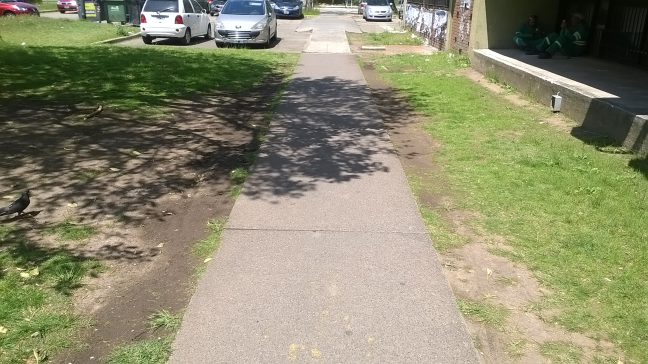
#> input picture img/ale1.png, 648 x 364 px; its folder holds 4 pictures in this run
$ python reintegrate.py
#> lines starting #> are read from the running program, lines starting #| are printed output that depends on the picture; after the words box and inside, x2 and y2 are one past the last pixel; in counts of white or black regions, pixels touching at a corner belong together; pictures that were not available may be replaced by others from this repository, and a replacement may not be noted
### utils.py
import cv2
import numpy as np
import math
from Greyscale.InvariantImageGenerator import InvariantImageGenerator


# [7 lines left out: function equalize_hist_3d, not called in this run]


def load_image(name, ext):
#> called with name = 'ale1', ext = 'png'
    img = cv2.imread('img/' + name + "." + ext)
#> img is the input picture: shape (364, 648, 3); mean B, G, R 110.5, 139.1, 140.5
    show_image('Original image', img)
    return img


def load_L1CI_image(name, ext, color_mode=cv2.IMREAD_UNCHANGED):
    img = cv2.imread('img/out/' + name + '/out_L1_Chromacity_invariant.' + ext, color_mode)
    return img


def show_image(name, img):
    cv2.namedWindow(name, cv2.WINDOW_NORMAL)
    cv2.imshow(name, img)


def show_and_save(param, name, ext, img, fact=1):
    cv2.namedWindow(param, cv2.WINDOW_NORMAL)
    cv2.imshow(param, img)
    cv2.imwrite('img/out/' + name + '/out_' + param + '.' + ext, img * fact)


def mono_image(width, height):
    return [[np.int64(0) for j in xrange(width)] for j in xrange(height)]


# [60 lines left out: functions adapt_to_range, entropy, get_extralight, not called in this run]

### reintegrate.py
import cv2
import numpy as np
from settings import settings
from utils import show_and_save, load_L1CI_image, load_image, equalize_hist_3d


def reintegrate(lci, name, ext, img):

    #  lci_eq = equalize_hist_3d(lci)
    #  show_and_save('LCI_EQ', name, ext, lci_eq)

    # L1 EQ edges
#> called with name = 'ale1', ext = 'png'
    tmin2 = 30
    tmax2 = 50
    edges_L1 = cv2.Canny(lci, tmin2, tmax2)
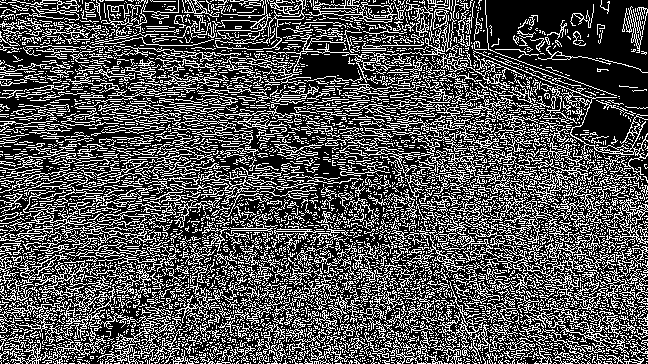
#> edges_L1: shape (364, 648); 32.1% white in thin lines or dots
    #
    #PRINT Edges_L1_EQ_mshft edges
    show_and_save('Edges_L1', name, ext, edges_L1)

    #+++++++++++++++++++++++++++++

    kernel = np.ones((8,8),np.uint8)
    dilated_edges = cv2.dilate(edges_L1, kernel, iterations=1)
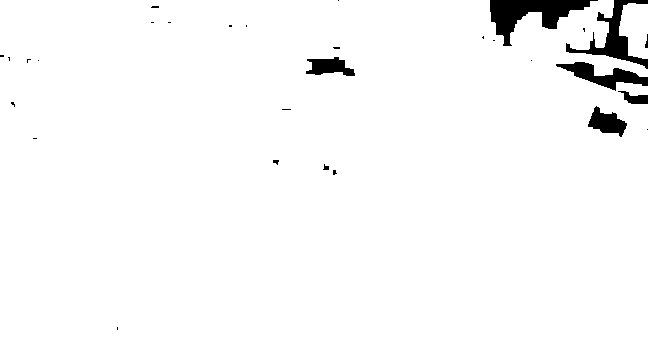
#> dilated_edges: shape (364, 648); 97.4% white; 30 black regions (21 under 20 px), largest, box (x1, y1, x2, y2) and area: (490, 0, 598, 46) 2086, (566, 0, 648, 69) 1421, (556, 62, 648, 91) 1039
    show_and_save('Dilated_L1', name, ext, dilated_edges)

    #-------------------------------------------------
    #
    #MEAN SHIFTED ORIGINAL---------------------
    sp = 25
    sr = 50
    msft_original=cv2.pyrMeanShiftFiltering(img, sp, sr)
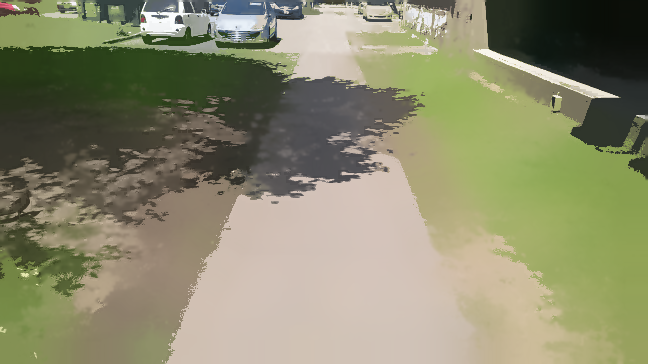
#> msft_original: shape (364, 648, 3); mean B, G, R 109.3, 138.5, 139.5

    show_and_save('msft_original', name, ext, msft_original)
    #
    tmin2 = 150
    tmax2 = 250
    original_msft_edges = cv2.Canny(msft_original, tmin2, tmax2)
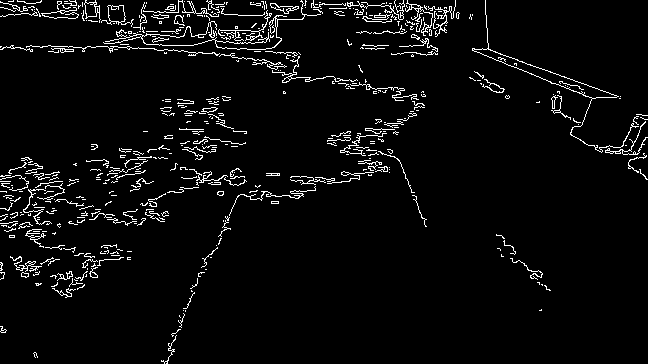
#> original_msft_edges: shape (364, 648); 4.4% white in thin lines or dots
    #
    #PRINT edges 2
    show_and_save('Edges_msft_original', name, ext, original_msft_edges)
    #-------------------------------------------
    #DIFERENCE---------------------
    diff = np.uint8(original_msft_edges-dilated_edges)
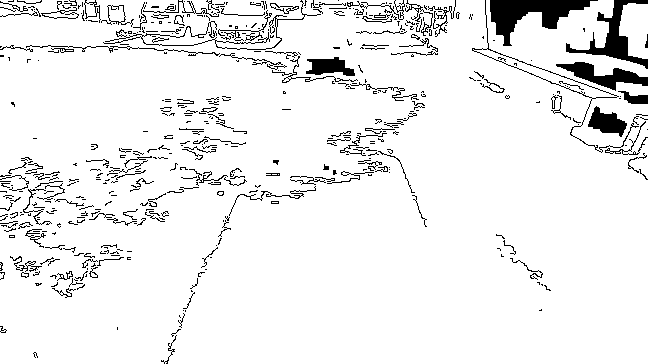
#> diff: shape (364, 648); values 0 (black) and 1 (white), 92.9% white; 493 black regions (362 under 20 px), largest, box (x1, y1, x2, y2) and area: (490, 0, 598, 46) 2086, (566, 0, 648, 69) 1421, (556, 62, 648, 91) 1039
    show_and_save('Diff', name, ext, diff)
    #SUM---------------------
    diff = np.uint8(original_msft_edges+dilated_edges)
    show_and_save('Sum', name, ext, diff)


if __name__ == '__main__':
    name = settings['name']
    ext = settings['extension']
    img = load_image(name,ext)
    lci = load_L1CI_image(name, ext)
    reintegrate(lci, name, ext, img)


    # [6 lines of commented-out code are left out]
